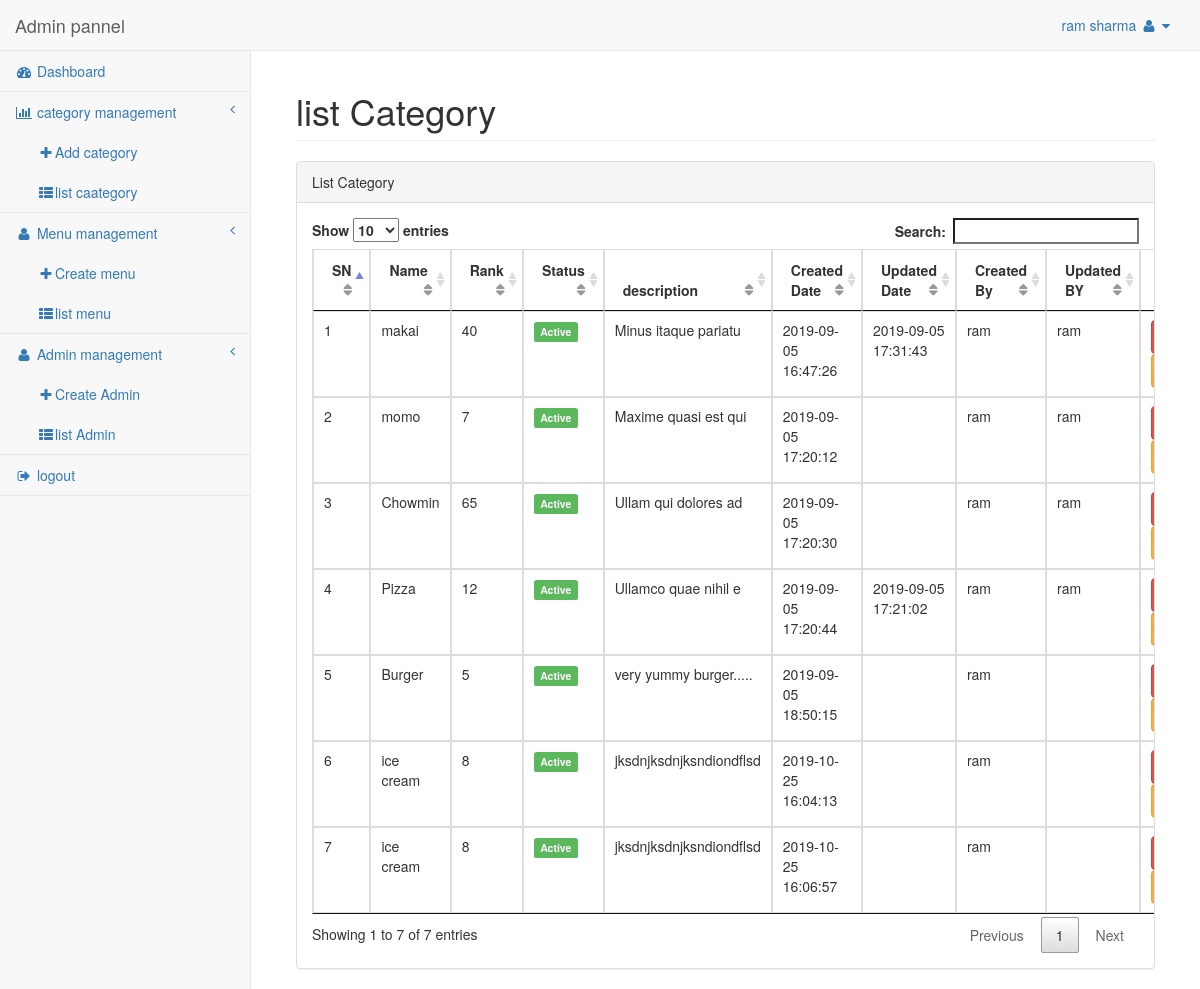
Screenshot of /admin/list_category.php (signed in) with the database file from the repository.
### tables this page shows
CREATE TABLE `tbl_category` (
  `id` int(11) NOT NULL,
  `name` varchar(255) NOT NULL,
  `rank` int(11) NOT NULL,
  `status` tinyint(1) NOT NULL DEFAULT 0,
  `description` text NOT NULL,
  `created_date` datetime NOT NULL,
  `updated_date` datetime DEFAULT NULL,
  `created_by` varchar(255) NOT NULL,
  `updated_by` varchar(255) DEFAULT NULL
);

### admin/object.php (called while the page is built, shortened)
<?php
require_once "class/category.class.php";
$category = new Category();
?>

### admin/class/category.class.php (called while the page is built, shortened)
<?php
require_once "common.class.php";
	class Category extends Common{
		public function list(){
			$sql="select * from tbl_category";
			return $this->select($sql);
		}
	}
?>

### admin/class/common.class.php (called while the page is built, shortened)
<?php
 abstract class Common{
 	var $conn;
	public function connect(){
		$this->conn = new mysqli('localhost','root','','food_order');
	}
	function select($sql){
		$res=$this->conn->query($sql);
		 $data=[];
		 while ($da=$res->fetch_object()) {
		 	array_push($data, $da);
		 }
		 return $data;
	}
 }
?>

### admin/list_category.php (the view, shortened to what this page needs)
    <?php
     require_once"header.php";
     $categories=$category->list();
      ?>
<link rel="stylesheet" type="text/css" href="dist/css/jquery.dataTables.min.css
">
        <div id="page-wrapper">
            <div class="container-fluid">
                <div class="row">
                    <div class="col-lg-12">
                        <h1 class="page-header">list Category</h1>
                    </div>
                </div>
                <div class="row">
                <div class="col-lg-12">
                    <div class="panel panel-default">
                        <div class="panel-heading">
                            List Category
                        </div>
                        <div class="panel-body">
                            <div class="row">
                                <div class="col-lg-12 table-responsive">
                                    <table class="table table-bordered" id="category_table">
                                        <thead>
                                            <tr>
                                                <th>SN</th>
                                                <th>Name</th>
                                                <th>Rank</th>
                                                <th>Status</th>
                                                <th>description</th>
                                                <th>Created Date</th>
                                                <th>Updated Date</th>
                                                <th>Created By</th>
                                                <th>Updated BY</th>
                                                <th>Action</th>
                                            </tr>
                                        </thead>
                                        <tbody>
                                            <?php $i=1; foreach ($categories as $cat) { ?>
                                            <tr>
                                                <td><?php echo $i++;?></td>
                                                <td><?php echo $cat->name;?></td>
                                                <td><?php echo $cat->rank;?></td>
                                                <td><?php if ($cat->status==1) {?>
                                                   <span class="label label-success">Active</span>
                                               <?php } else{?>
                                                    <span class="label label-danger">De Active</span>
                                               <?php } ?></td>
                                                <td><?php echo $cat->description;?></td>
                                                <td><?php echo $cat->created_date;?></td>
                                                <td><?php echo $cat->updated_date;?></td>
                                                <td><?php echo $cat->created_by;?></td>
                                                <td><?php echo $cat->updated_by;?></td>
                                                <td>
                                                    <a href="delete_category.php?id=<?php echo $cat->id; ?>" class="btn btn-danger" title="delete" onclick="return confirm('Are you sure want to delete?')"><i class="fa fa-trash"></i></a>
                                                    <a href="edit_category.php?id=<?php echo $cat->id; ?>" class="btn btn-warning" title="edit" onclick="return")"><i class="fa fa-pencil"></i></a>
                                                </td>
                                            </tr>
                                        <?php }?>
                                        </tbody>
                                    </table>
                                </div>
                            </div>
                        </div>
                    </div>
                </div>
            </div>
            </div>
        </div>
   <?php require_once"footer.php"; ?>

### admin/header.php (shortened to what this page needs)
<?php
    require_once "object.php";
?>
<!DOCTYPE html>
<html lang="en">
<head>
    <link href="vendor/bootstrap/css/bootstrap.min.css" rel="stylesheet">
    <link href="vendor/metisMenu/metisMenu.min.css" rel="stylesheet">
    <link href="dist/css/sb-admin-2.css" rel="stylesheet">
    <link href="vendor/font-awesome/css/font-awesome.min.css" rel="stylesheet" type="text/css">
</head>
<body>
    <div id="wrapper">
        <nav class="navbar navbar-default navbar-static-top" role="navigation" style="margin-bottom: 0">
            <div class="navbar-header">
                <a class="navbar-brand" href="dashboard.php">Admin pannel</a>
            </div>
            <ul class="nav navbar-top-links navbar-right">
                <li class="dropdown">
                    <a class="dropdown-toggle" data-toggle="dropdown" href="#">
                        <?php echo $_SESSION['admin_name']; ?>
                        <i class="fa fa-user fa-fw"></i> <i class="fa fa-caret-down"></i>
                    </a>
                </li>
            </ul>
            <div class="navbar-default sidebar" role="navigation">
                <div class="sidebar-nav navbar-collapse">
                    <ul class="nav" id="side-menu">
                        <li>
                            <a href="dashboard.php"><i class="fa fa-dashboard fa-fw"></i> Dashboard</a>
                        </li>
                        <li>
                            <a href="#"><i class="fa fa-bar-chart-o fa-fw"></i> category management<span class="fa arrow"></span></a>
                            <ul class="nav nav-second-level">
                                <li>
                                    <a href="add_category.php"><i class="fa fa-plus fa-fw"></i>Add category</a>
                                </li>
                                <li>
                                    <a href="list_category.php"><i class="fa  fa-th-list fa-fw"></i>list caategory</a>
                                </li>
                            </ul>
                        </li>
                         <li>
                            <a href="#"><i class="fa fa-user fa-fw"></i> Menu management<span class="fa arrow"></span></a>
                            <ul class="nav nav-second-level">
                                 <li>
                                    <a href="create_menu.php"><i class="fa fa-plus fa-fw"></i>Create menu</a>
                                </li>
                                <li>
                                    <a href="list_menu.php"><i class="fa  fa-th-list fa-fw"></i>list menu</a>
                                </li>
                            </ul>
                        </li>
                        <li>
                            <a href="#"><i class="fa fa-user fa-fw"></i> Admin management<span class="fa arrow"></span></a>
                            <ul class="nav nav-second-level">
                                 <li>
                                    <a href="create_admin.php"><i class="fa fa-plus fa-fw"></i>Create Admin</a>
                                </li>
                                <li>
                                    <a href="list_admin.php"><i class="fa  fa-th-list fa-fw"></i>list Admin</a>
                                </li>
                            </ul>
                        </li>
                        <li>
                            <a href="logout.php"><i class="fa fa-sign-out fa-fw"></i> logout</a>
                        </li>
                    </ul>
                </div>
            </div>
        </nav>

### admin/footer.php (shortened to what this page needs)
 </div>
</body>
</html>

### rows the page displays
tbl_category: name "makai", rank "40", status "Active", description "Minus itaque pariatu", created_date "2019-09-05 16:47:26", updated_date "2019-09-05 17:31:43", created_by "ram", updated_by "ram"
tbl_category: name "momo", rank "7", status "Active", description "Maxime quasi est qui", created_date "2019-09-05 17:20:12", created_by "ram", updated_by "ram"
tbl_category: name "Chowmin", rank "65", status "Active", description "Ullam qui dolores ad", created_date "2019-09-05 17:20:30", created_by "ram", updated_by "ram"
tbl_category: name "Pizza", rank "12", status "Active", description "Ullamco quae nihil e", created_date "2019-09-05 17:20:44", updated_date "2019-09-05 17:21:02", created_by "ram", updated_by "ram"
tbl_category: name "Burger", rank "5", status "Active", description "very yummy burger.....", created_date "2019-09-05 18:50:15", created_by "ram"
tbl_category: name "ice cream", rank "8", status "Active", description "jksdnjksdnjksndiondflsd", created_date "2019-10-25 16:04:13", created_by "ram"
tbl_category: name "ice cream", rank "8", status "Active", description "jksdnjksdnjksndiondflsd", created_date "2019-10-25 16:06:57", created_by "ram"

### other values shown
$_SESSION['admin_name'] "ram sharma"
